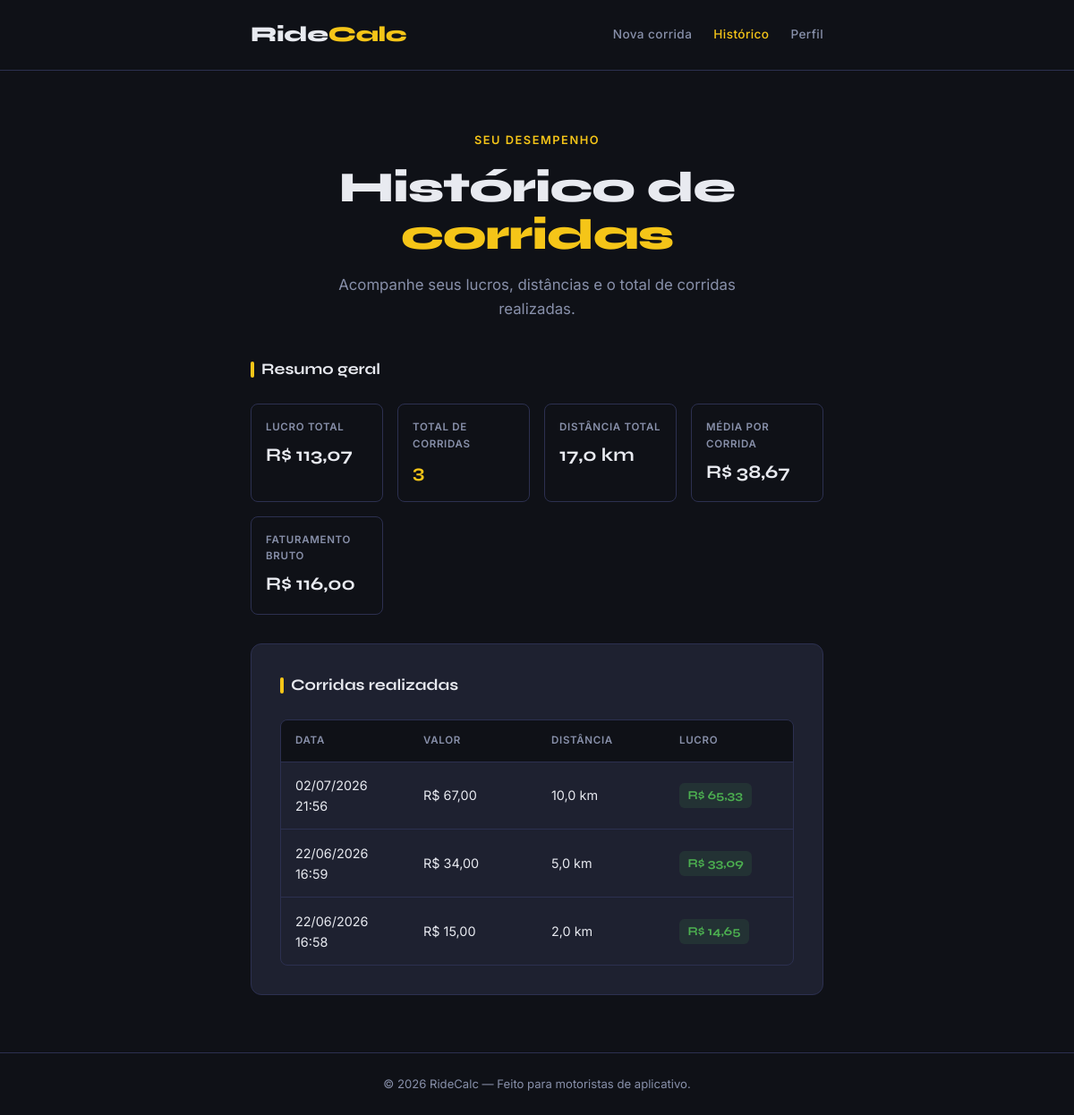
Page /rotecalc/historico/ (signed in) on the committed database.
### rotecalc/models.py (models this page shows)
class Corrida(models.Model):
    motorista = models.ForeignKey(Motorista, on_delete=models.CASCADE)
    distancia = models.FloatField()
    valor_corrida = models.FloatField()
    lucro = models.FloatField()
    data = models.DateTimeField(auto_now_add=True)

### rotecalc/views.py (the view)
# urls.py: path('historico/', views.historico_app, name="historico_app"),
@login_required
def historico_app(request):
    if request.method == 'GET':
        motorista = request.user
        corridas = Corrida.objects.filter(motorista=motorista).order_by('-data')
        resultado = calcular_metricas(motorista)
        return render(request, 'historico.html', context={
        "lucro_total" : resultado["lucro_total"],
        "distancia_total" : resultado["distancia_total"],
        "soma_corridas" : resultado["soma_corridas"],
        "total_corridas": resultado["total_corridas"],
        "media_corridas": resultado["media_corridas"],
        "corridas" : corridas,
        })

### rotecalc/views.py (called while the page is built)
def calcular_metricas(motorista):
    corridas = Corrida.objects.filter(motorista=motorista)
    lucro_total = 0
    distancia_total = 0
    soma_corridas = 0
    media_corridas = 0
    for corrida in corridas:
        lucro_total += corrida.lucro
        distancia_total += corrida.distancia
        soma_corridas += corrida.valor_corrida
    total_corridas = corridas.count()
    if total_corridas > 0:
        media_corridas = soma_corridas / total_corridas
    return{
        "lucro_total" : lucro_total,
        "distancia_total" : distancia_total,
        "soma_corridas" : soma_corridas,
        "total_corridas": total_corridas,
        "media_corridas": media_corridas,
    }

### rotecalc/templates/historico.html (shortened to what this page needs)
{% load static %}
<!DOCTYPE html>
<html lang="pt-BR">
<head>
  <link rel="stylesheet" href="{% static 'css/style.css' %}">
  <link rel="stylesheet" href="{% static 'css/historico.css' %}">
</head>
<body>
  <header class="cabecalho">
    <div class="container">
      <a href="{% url 'corridas_app' %}" class="logo">Ride<span>Calc</span></a>
      <nav class="nav-links">
        <a href="{% url 'corridas_app' %}" class="nav-link">Nova corrida</a>
        <a href="{% url 'historico_app' %}" class="nav-link ativo">Histórico</a>
        <a href="{% url 'perfil_app' %}" class="nav-link">Perfil</a>
      </nav>
    </div>
  </header>
  <main>
    <section class="hero" aria-labelledby="titulo-hero">
      <div class="container">
        <span class="hero-eyebrow">Seu desempenho</span>
        <h1 id="titulo-hero">Histórico de <em>corridas</em></h1>
        <p>Acompanhe seus lucros, distâncias e o total de corridas realizadas.</p>
      </div>
    </section>
    <section class="metricas" aria-labelledby="titulo-metricas">
      <div class="container">
        <h2 class="card-titulo" id="titulo-metricas">Resumo geral</h2>
        <div class="metricas-grade">
          <div class="metrica-item">
            <p class="metrica-rotulo">Lucro total</p>
            <p class="metrica-numero positivo">R$ {{ lucro_total | floatformat:2 }}</p>
          </div>
          <div class="metrica-item">
            <p class="metrica-rotulo">Total de corridas</p>
            <p class="metrica-numero destaque">{{ total_corridas }}</p>
          </div>
          <div class="metrica-item">
            <p class="metrica-rotulo">Distância total</p>
            <p class="metrica-numero">{{ distancia_total | floatformat:1 }} km</p>
          </div>
          <div class="metrica-item">
            <p class="metrica-rotulo">Média por corrida</p>
            <p class="metrica-numero">R$ {{ media_corridas | floatformat:2 }}</p>
          </div>
          <div class="metrica-item">
            <p class="metrica-rotulo">Faturamento bruto</p>
            <p class="metrica-numero">R$ {{ soma_corridas | floatformat:2 }}</p>
          </div>
        </div>
      </div>
    </section>
    <section class="historico-section" aria-labelledby="titulo-historico">
      <div class="container">
        <article class="card">
          <h2 class="card-titulo" id="titulo-historico">Corridas realizadas</h2>
          {% if corridas %}
            <div class="tabela-wrapper">
              <table class="tabela-corridas" role="table">
                <thead>
                  <tr>
                    <th scope="col">Data</th>
                    <th scope="col">Valor</th>
                    <th scope="col">Distância</th>
                    <th scope="col">Lucro</th>
                  </tr>
                </thead>
                <tbody>
                  {% for corrida in corridas %}
                  <tr>
                    <td>{{ corrida.data | date:"d/m/Y H:i" }}</td>
                    <td>R$ {{ corrida.valor_corrida | floatformat:2 }}</td>
                    <td>{{ corrida.distancia | floatformat:1 }} km</td>
                    <td>
                      {% if corrida.lucro > 0 %}
                        <span class="lucro-badge positivo">R$ {{ corrida.lucro | floatformat:2 }}</span>
                      {% else %}
                        <span class="lucro-badge negativo">R$ {{ corrida.lucro | floatformat:2 }}</span>
                      {% endif %}
                    </td>
                  </tr>
                  {% endfor %}
                </tbody>
              </table>
            </div>
          {% endif %}
        </article>
      </div>
    </section>
  </main>
  <footer class="rodape">
    <div class="container">
      <p>© 2026 RideCalc &mdash; Feito para motoristas de aplicativo.</p>
    </div>
  </footer>
</body>
</html>

### templates/static/css/style.css (style rules this page uses)
:root { --cor-fundo: #0F1117; --cor-card: #1E2130; --cor-borda: #2C3050; --cor-acento: #F5C518; --cor-acento-hover: #FFD740; --cor-texto: #E8EAF0; --cor-texto-fraco: #8890AA; --cor-sucesso: #4CAF50; --cor-perigo: #F44336; --fonte-titulo: 'Syne', sans-serif; --fonte-corpo: 'Inter', sans-serif; --raio-borda: 12px; }
*, *::before, *::after { box-sizing: border-box; margin: 0; padding: 0; }
body { background-color: var(--cor-fundo); color: var(--cor-texto); font-family: var(--fonte-corpo); font-size: 1rem; line-height: 1.6; min-height: 100vh; }
.container { max-width: 680px; margin: 0 auto; padding: 0 1.25rem; }
.cabecalho { border-bottom: 1px solid var(--cor-borda); padding: 1.25rem 0; }
.cabecalho .container { display: flex; align-items: center; justify-content: space-between; }
.logo { font-family: var(--fonte-titulo); font-size: 1.5rem; font-weight: 800; color: var(--cor-texto); text-decoration: none; letter-spacing: -0.5px; }
.logo span { color: var(--cor-acento); }
.hero { padding: 4rem 0 2.5rem; text-align: center; }
.hero-eyebrow { display: inline-block; color: var(--cor-acento); font-size: 0.8rem; font-weight: 600; letter-spacing: 0.12em; text-transform: uppercase; margin-bottom: 1rem; }
.hero h1 { font-family: var(--fonte-titulo); font-size: clamp(2rem, 6vw, 3rem); font-weight: 800; line-height: 1.1; letter-spacing: -1px; margin-bottom: 1rem; }
.hero h1 em { color: var(--cor-acento); font-style: normal; }
.hero p { color: var(--cor-texto-fraco); font-size: 1.05rem; max-width: 480px; margin: 0 auto; }
.card { background: var(--cor-card); border: 1px solid var(--cor-borda); border-radius: var(--raio-borda); padding: 2rem; }
.card-titulo { font-family: var(--fonte-titulo); font-size: 1.1rem; font-weight: 700; margin-bottom: 1.5rem; display: flex; align-items: center; gap: 0.5rem; }
.card-titulo::before { content: ''; display: inline-block; width: 4px; height: 1.1rem; background: var(--cor-acento); border-radius: 2px; }
.metricas-grade { display: grid; grid-template-columns: 1fr 1fr; gap: 1rem; }
.metrica-item { background: var(--cor-fundo); border: 1px solid var(--cor-borda); border-radius: 8px; padding: 1rem; }
.metrica-rotulo { font-size: 0.72rem; font-weight: 600; color: var(--cor-texto-fraco); text-transform: uppercase; letter-spacing: 0.06em; margin-bottom: 0.35rem; }
.metrica-numero { font-family: var(--fonte-titulo); font-size: 1.3rem; font-weight: 700; }
.metrica-numero.destaque { color: var(--cor-acento); }
.rodape { border-top: 1px solid var(--cor-borda); padding: 1.5rem 0; text-align: center; color: var(--cor-texto-fraco); font-size: 0.82rem; }
.nav-links { display: flex; gap: 1.5rem; align-items: center; }
.nav-link { font-size: 0.85rem; font-weight: 500; color: var(--cor-texto-fraco); text-decoration: none; letter-spacing: 0.03em; transition: color 0.2s; }
.nav-link.ativo { color: var(--cor-acento); }

### templates/static/css/historico.css (style rules this page uses)
.nav-links { display: flex; gap: 1.5rem; align-items: center; }
.nav-link { font-size: 0.85rem; font-weight: 500; color: var(--cor-texto-fraco); text-decoration: none; letter-spacing: 0.03em; transition: color 0.2s; }
.nav-link.ativo { color: var(--cor-acento); }
.metricas { padding: 0 0 2rem; }
.metricas .metricas-grade { grid-template-columns: repeat(auto-fit, minmax(140px, 1fr)); margin-top: 1rem; }
.historico-section { padding: 0 0 4rem; }
.tabela-wrapper { overflow-x: auto; border-radius: 8px; border: 1px solid var(--cor-borda); }
.tabela-corridas { width: 100%; border-collapse: collapse; font-size: 0.9rem; table-layout: fixed; }
.tabela-corridas thead { background: var(--cor-fundo); }
.tabela-corridas th { padding: 0.85rem 1rem; text-align: left; font-size: 0.72rem; font-weight: 600; color: var(--cor-texto-fraco); text-transform: uppercase; letter-spacing: 0.06em; border-bottom: 1px solid var(--cor-borda); }
.tabela-corridas td { padding: 0.9rem 1rem; border-bottom: 1px solid var(--cor-borda); color: var(--cor-texto); font-family: var(--fonte-corpo); }
.tabela-corridas tbody tr:last-child td { border-bottom: none; }
.lucro-badge { display: inline-block; font-family: var(--fonte-titulo); font-size: 0.85rem; font-weight: 700; padding: 0.2rem 0.6rem; border-radius: 6px; }
.lucro-badge.positivo { background: rgba(76, 175, 80, 0.12); color: var(--cor-sucesso); }

### rows in the picture
Corrida: data "02/07/2026 21:56", valor_corrida "67,00", distancia "10,0", lucro "65,33"
Corrida: data "22/06/2026 16:59", valor_corrida "34,00", distancia "5,0", lucro "33,09"
Corrida: data "22/06/2026 16:58", valor_corrida "15,00", distancia "2,0", lucro "14,65"

### other values in the picture
{{ lucro_total | floatformat:2 }} "113,07"
{{ total_corridas }} "3"
{{ distancia_total | floatformat:1 }} "17,0"
{{ media_corridas | floatformat:2 }} "38,67"
{{ soma_corridas | floatformat:2 }} "116,00"
